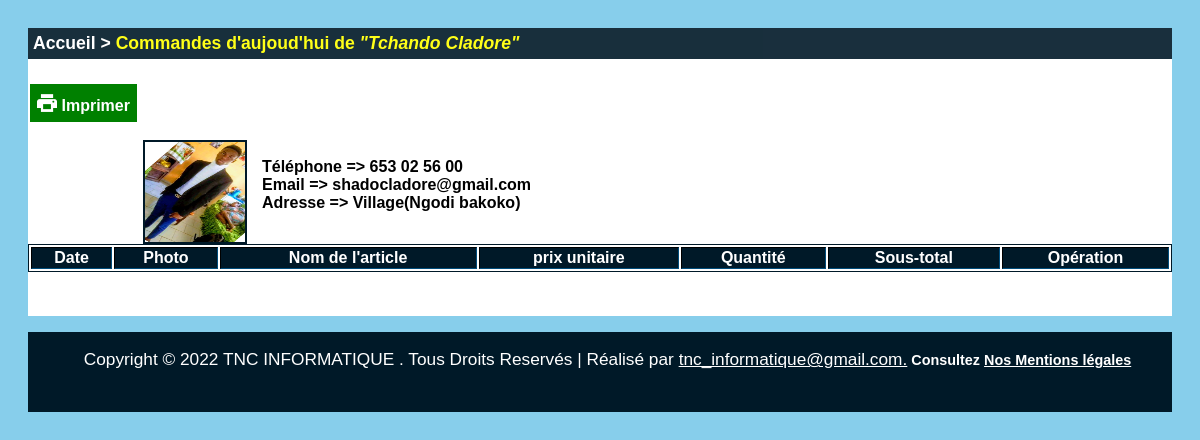
Screenshot of /admin/commandes_client_aujourdhui.php?id_client=1 with the database file from the repository.
### tables this page shows
CREATE TABLE `client` (
  `id_client` mediumint(9) NOT NULL,
  `nom` varchar(220) DEFAULT NULL,
  `telephone` varchar(20) DEFAULT NULL,
  `email` varchar(220) DEFAULT NULL,
  `adresse` varchar(220) DEFAULT NULL,
  `photo_client` varchar(50) NOT NULL,
  `password` varchar(220) DEFAULT NULL
);

### admin/commandes_client_aujourdhui.php (the view, shortened to what this page needs)
<?php
include("includes/connect.php");
$id_client = $_GET['id_client'];
?>
<html>
	<head>
		<link rel="stylesheet" type="text/css" href="style.css" />
	</head>
	<body class="body_contenu">
		<div id="bloc">
<?php
	$req = "SELECT * FROM client WHERE id_client='".$id_client."'";
	$verif = mysqli_query($db, $req) or die("Echec de l'affichage");
	$client = mysqli_fetch_array($verif);
	if($client['photo_client'] == "") {
		$nom_photo = "anonyme.png";
	} else {
		$nom_photo = $client['photo_client'];
	}
?>
		<h4><a href="statistiques.php">Accueil</a> > <a class="lieu" href="">Commandes d'aujoud'hui de <i>"<?php echo $client['nom']; ?>"</i></a></h4>
			<form action="impression/impression_commandes_client.php?id_client=<?php echo $id_client; ?>&nom=<?php echo $client['nom'];?>&prenom=<?php echo $client['prenom']; ?>" target="_top" method="post" id="ajouter" enctype="multipart/form-data">
			<button type="submit" name="submit" class="boutone" data-tooltip="Mont Yamoho c'est long" value=""/><a target="corps" title="Imprimer la commande">
				<img style="position:relative; top:2px;" class="icones" src="images/imprimer.png" width="20" height="20" /> Imprimer</a>
		</form>
		<table border="1" class="liste">
			<?php
			echo "<img id='com_photo' src='./../images/clients/".$nom_photo."' width='100' height='100'/>
			<br/><strong>Téléphone => ".$client['telephone']."<br/>Email => ".$client['email']."<br/>Adresse => ".$client['adresse']."</strong>"; ?>
			<tr>
			<th>Date</th><th>Photo</th><th>Nom de l'article</th><th>prix unitaire</th><th>Quantité</th><th>Sous-total</th><th>Opération</th>
		</tr>
		</table>
		<br/>
<p id="espace"> </p>
		</div>
	<?php include("includes/pied.php");	?>
	</body>
</html>

### admin/style.css (style rules this page uses)
body { font-family: 'Century Gothic', Trebuchet MS, Arial, sans-serif; }
#bloc { background: #fff; }
#bloc h4 { font-size: 1.1em; opacity: 0.9; padding: 5px; color: white; background: rgb(0,25,40); }
#bloc h4 a { text-decoration: none; color: white; }
#bloc h4 a.lieu { color: yellow; }
.liste { margin: auto; width: 100%; margin-left: 0px; border: 1px rgb(0,25,40) solid; }
.liste th { text-align: center; color: white; font-weight: bold; font-size: 1.0em; background: rgb(0,25,40); }
.boutone { font-family: Arial; border: 2px solid white; text-decoration: none; padding: 7px; background: green; color: white; font-size: 1.0em; font-weight: bold; }
.body_contenu { background-color: #87CEEB; padding: 20px; padding-bottom: 0px; }
#espace { padding: 5px; }
th { font-size: 1.1em; color: black; }
.icones { position: relative; top: 8px; }
img#com_photo { float: left; margin-left: 115px; margin-right: 15px; border: 2px solid rgb(0,25,40); }
[data-tooltip] { cursor: hand; }

### rows the page displays
client: nom "Tchando Cladore", photo_client (picture), telephone "653 02 56 00", email "shadocladore@gmail.com", adresse "Village(Ngodi bakoko)"
